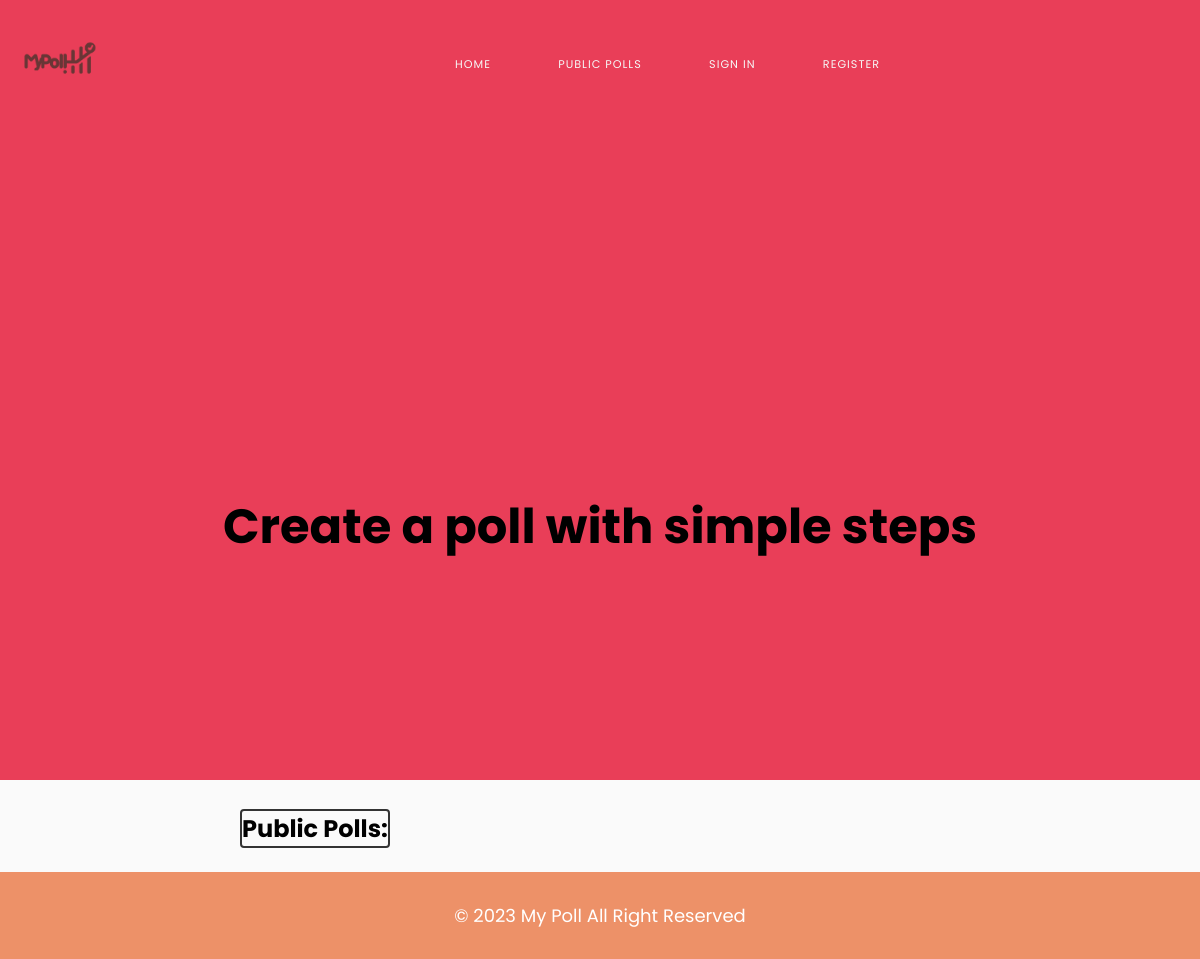
Before: / with the older database file.
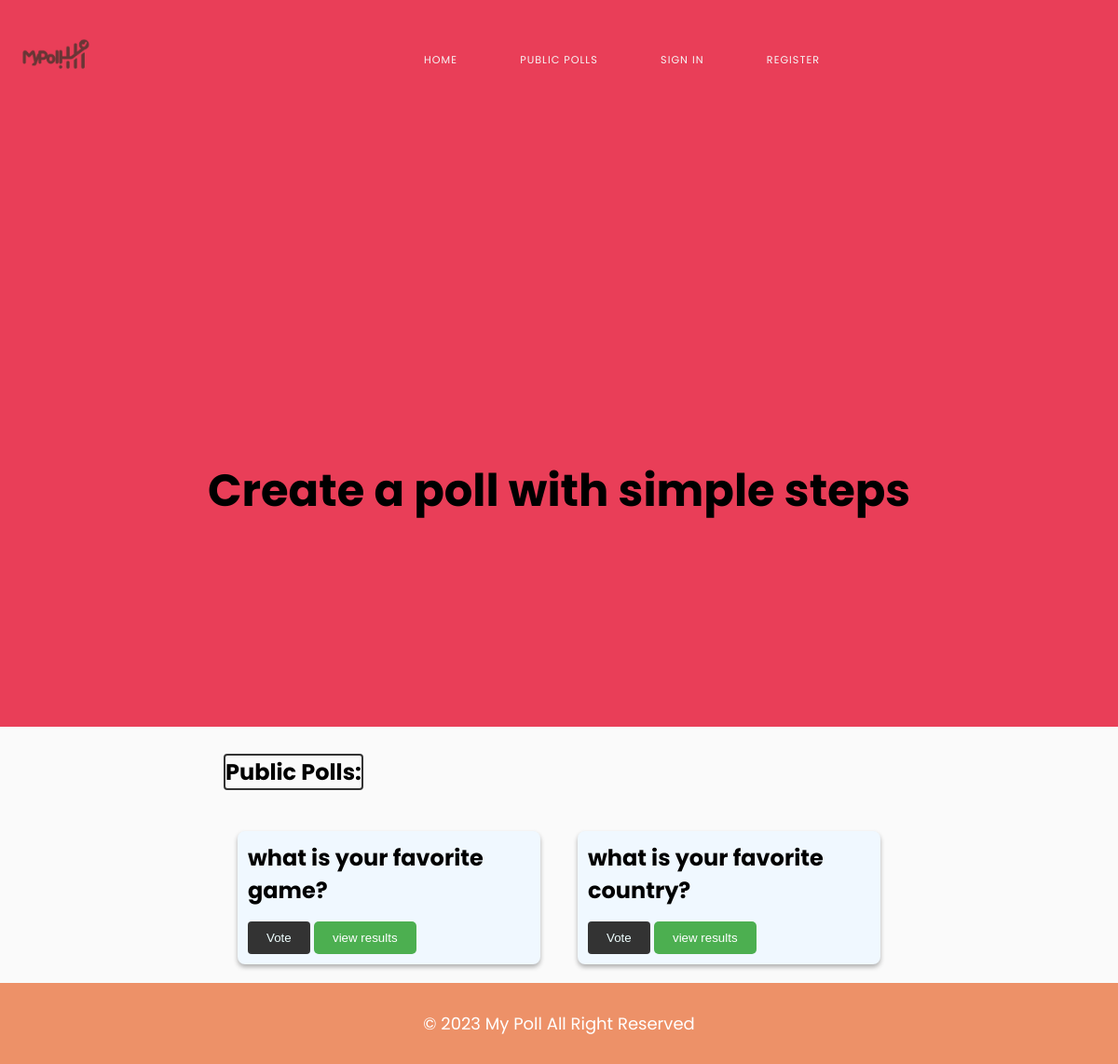
After: the same page with the newer database file.
### tables this page shows
CREATE TABLE IF NOT EXISTS `polls` (
  `qid` int(11) NOT NULL AUTO_INCREMENT,
  `uid` int(11) NOT NULL,
  `question` text NOT NULL,
  `qdate` date NOT NULL,
  `status` tinyint(1) NOT NULL,
  `edate` date NOT NULL,
  PRIMARY KEY (`qid`),
  KEY `Foreign key userid for the questions` (`uid`)
);

### init/init.php (called while the page is built, shortened)
<?php
	require_once 'func.php';
	$user = new user;
?>

### init/func.php (called while the page is built, shortened)
<?php
	class user {
		function LoggedIn(){
			if (isset($_SESSION['user_id'], $_SESSION['user_name'])){
				return true;
			} else {
				return false;
			}
		}
	}
?>

### index.php (the view, shortened to what this page needs)
<?php
include "./init/header2.php"
?>
    <header>
        <div class="banner h-100">
       Create a poll with simple steps
    </div>
    </header>
    <main>
<br>
    <h1 class="title" style="margin-left:20%;margin-top:4px;"> Public Polls:</h1>
    <div class="card-container">
            <?php
            $sqlgetpoll = $db -> query("SELECT * FROM `polls` WHERE status='1' LIMIT 6");
								while ($getInfo = $sqlgetpoll -> fetch()){
                                    $question = $getInfo['question'];
                                    $qid =$getInfo['qid'];
            ?>
             <div class="poll-container">
            <div class="card">
            <div class="card-content">
                <h2>  <?php echo htmlspecialchars($question); ?> </h2>
                <a href="./vote.php?id=<?php echo $qid; ?>" ><button  class="btn">Vote</button></a>
                <button href="" class="">view results</button>
                </div>
                </div>
            </div>
            <?php } ?>
        </div>
    </main>
    <?php
    include './init/footer.php'
    ?>

### init/header2.php (shortened to what this page needs)
<!doctype html>
<head>
   <link rel="stylesheet" href="./css/style.css">
   <link rel="stylesheet" href="./css/style1.css">
   <link rel="stylesheet" href="https://cdnjs.cloudflare.com/ajax/libs/font-awesome/4.7.0/css/font-awesome.min.css">
</head>
<?php include "init.php"; ?>
    <body >
    <nav id="navbar">
    <div class="logo">
      <a href="#home"><img width="100px" height="auto" src="./css/logo11.png"></a>
    </div>
    <ul class="navbar hide-on-small-screen" id="menu" >
      <li><a  class="navbutton" href="dashboard.php">Home</a></li>
      <li><a class="navbutton" href="viewallpolls.php">Public Polls</a></li>
      <?php
        if (!($user -> LoggedIn() )){
          echo '<li><a class="navbutton" href="./login.php">Sign In</a></li>
           <li><a class="navbutton" href="./register.php">Register</a></li>';
          }else {
            echo '
            <li><a class="navbutton" href="./mangepolls.php">manage polls</a></li>
            <span class"logout">  <li><a class="navbutton" href="./logout.php"><i class="fa-solid  fa-lg fa-arrow-right-from-bracket"  style="--fa-inverse: rgb(95, 16, 29);--fa-li-margin:0px"></i> Logout</a></li> </span>';
          }
      ?>
    </ul>
</nav>

### init/footer.php (shortened to what this page needs)
                <footer class="footer">
                           &copy; 2023 <span> My Poll </span> All Right Reserved
                </footer>
    </body>
</html>

### css/style.css (style rules this page uses)
* { border: 0; box-sizing: border-box; margin: 0; padding: 0; }
body { background: rgb(250, 250, 250); font-family: 'Poppins', sans-serif; }
#menu { width: 100%; gap: 0.25rem; padding: 0.25em 0; list-style: none; }
#navbar { text-align: center; width: 100%; height: 100%; background-color: var(--main-color); display: flex; justify-content: space-between; align-items: center; padding-top: .5rem; padding-bottom: .5rem; }
.navbutton { list-style: none; display: flex; }
.logo { float: left; margin-right:2.5rem; padding-left: 10px; font-size: 1.25rem; text-decoration: none; white-space: nowrap; letter-spacing: 1px; }
#menu li { display: inline-block; margin-right: 15px; }
.navbutton { color:var(--section-background) !important; display: block; font-size: 0.7em; letter-spacing: 1px; margin: 0 20px; padding: 0 4px; text-decoration: none; text-transform: uppercase; transition: all 0.5s ease; -webkit-transition: all 0.5s ease; }
.navbutton:before, .navbutton:after { content: ''; position: absolute; width: 0; height: 2px; left: 50%; bottom: -1px; background: var( --main-color); transition: width 0.3s ease, left 0.3 ease; }
.navbutton:after { background: var( --main-color); right: 0; }
#navbar { height: auto; }
h1 { font-size: 24px; margin-bottom: 20px; }
.poll-container { display: flex; flex-wrap: wrap; gap: 20px; }
button { padding: 10px 20px; background-color: #4CAF50; color: white; border: none; border-radius: 5px; cursor: pointer; transition: background-color 0.3s; }
.footer { background-color: var(--secondary-color); color: white; padding: 30px 10px; text-align: center; bottom: 0; left: 0; width: 100%; font-size: 18px; }

### css/style1.css (style rules this page uses)
.card-container { display: flex; justify-content: center; flex-direction: row; flex-wrap: wrap; }
.card { flex-wrap: wrap; width: 325px; background-color: aliceblue; border-radius: 8px; overflow: hidden; box-shadow: 0px 3px 5px rgba(0, 0, 0,0.3); padding: 11px; margin: 20px; }
.card-content .btn { color: azure; display: inline-block; padding: 10px 20px; background-color: #333; text-decoration: none; border-radius: 4px; margin-top: 16px; }
.title { border: 2px solid #333; margin-top: 20px; display: inline-block; margin-bottom: 1em; border-radius: 4px; }
.h-100 { height: calc(100vh - 9rem) !important; max-height: 924px; }
.banner { font-size: 48px; font-weight: bold; color: var(--section-color); width: 100%; align-content:center; background-color: var(--main-color); padding-top: 150px; text-align: center; left: 50%; top: 50%; max-width: 100%; }

Changed rows visible on the page:
added polls: question "what is your favorite game?"
added polls: question "what is your favorite country?"
